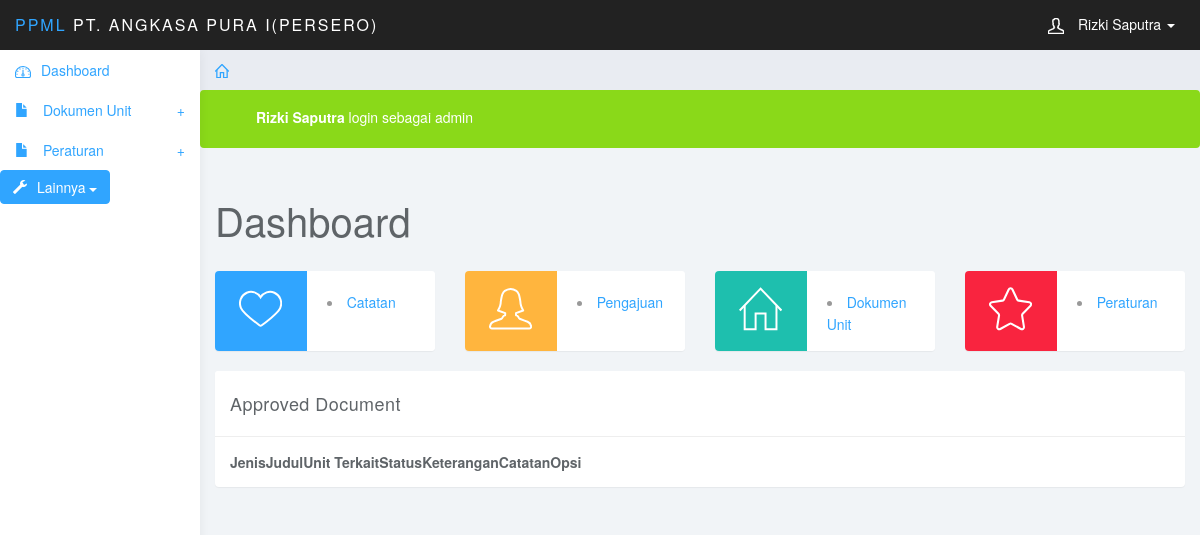
Before: /operator/dashbord.php?admin=33 (signed in) with the older database file.
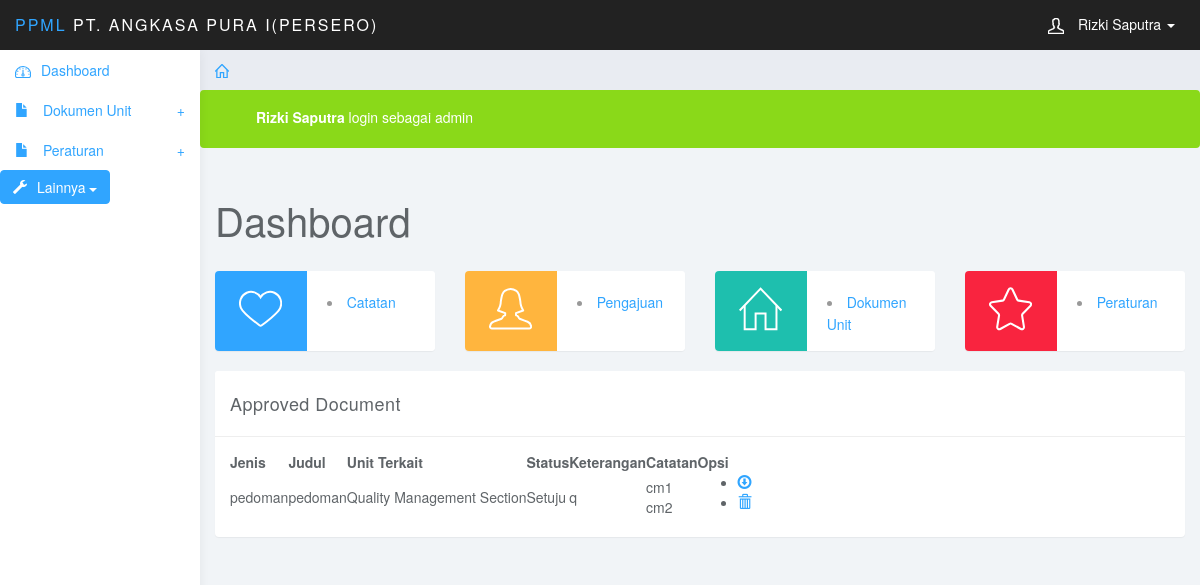
After: the same page with the newer database file.
### tables this page shows
CREATE TABLE `tb_dokumen_baru` (
  `id_dokumen` int(3) NOT NULL AUTO_INCREMENT,
  `kode` varchar(50) DEFAULT NULL,
  `nama_dokumen` varchar(50) DEFAULT NULL,
  `jenis_dokumen` int(10) DEFAULT NULL,
  `keterangan` varchar(255) DEFAULT NULL,
  `revisi` int(3) DEFAULT NULL,
  `file` varchar(255) DEFAULT NULL,
  `status` int(3) DEFAULT NULL,
  `catatan` varchar(255) DEFAULT NULL,
  `entry_date` datetime DEFAULT NULL,
  `id_admin` int(10) DEFAULT NULL,
  PRIMARY KEY (`id_dokumen`),
  KEY `id_admin` (`id_admin`),
  KEY `jenis_dokumen` (`jenis_dokumen`),
  KEY `id_keterangan` (`keterangan`),
  KEY `status` (`status`),
  KEY `revisi` (`revisi`),
  CONSTRAINT `tb_dokumen_baru_ibfk_5` FOREIGN KEY (`jenis_dokumen`) REFERENCES `tb_jenis_dokumen` (`id_jenis_dokumen`),
  CONSTRAINT `tb_dokumen_baru_ibfk_7` FOREIGN KEY (`status`) REFERENCES `status_dokumen` (`id_status_dokumen`),
  CONSTRAINT `tb_dokumen_baru_ibfk_8` FOREIGN KEY (`revisi`) REFERENCES `revisi` (`id_revisi`),
  CONSTRAINT `tb_dokumen_baru_ibfk_9` FOREIGN KEY (`id_admin`) REFERENCES `tb_admin` (`id_admin`)
);

CREATE TABLE `tb_jenis_dokumen` (
  `id_jenis_dokumen` int(10) NOT NULL AUTO_INCREMENT,
  `jenis_dokumen` varchar(50) NOT NULL,
  PRIMARY KEY (`id_jenis_dokumen`)
);

CREATE TABLE `unit` (
  `id_unit` int(3) NOT NULL AUTO_INCREMENT,
  `unit` varchar(100) DEFAULT NULL,
  PRIMARY KEY (`id_unit`)
);

CREATE TABLE `status_dokumen` (
  `id_status_dokumen` int(3) NOT NULL,
  `status_dokumen` varchar(50) DEFAULT NULL,
  PRIMARY KEY (`id_status_dokumen`)
);

### operator/dashbord.php (the view, shortened to what the changed rows need)
    <?php require_once('header.php') ?>
    <div class="col-sm-9 col-sm-offset-3 col-lg-10 col-lg-offset-2 main">
        <div class="row">
            <div class="col-lg-12">
                <h1 class="page-header">Dashboard</h1>
            </div>
        </div>
        <div class="row">
            <div class="col-lg-12">
                <div class="panel panel-default">
                    <div class="panel-body">
                        <table data-toggle="table"  data-show-refresh="true" data-show-toggle="true" data-show-columns="true" data-search="true" data-select-item-name="toolbar1" data-pagination="true" data-sort-name="name" data-sort-order="desc">
                            <thead>
                            <tr>
                                <th data-field="jenis_dokumen">Jenis</th>
                                <th data-field="nama_dokumen">Judul</th>
                                <th data-field="unit">Unit Terkait</th>
                                <th data-field="status_dokumen">Status</th>
                                <th data-field="keterangan">Keterangan</th>
                                <th data-field="catatan">Catatan</th>
                                <th colspan="1">Opsi</th>
                            </tr>
                            </thead>
                            <tbody>
                            <?php
                            $query = mysql_query("SELECT
                            tb_jenis_dokumen.jenis_dokumen,
                            tb_dokumen_baru.id_dokumen,
                            tb_dokumen_baru.nama_dokumen,
                            tb_dokumen_baru.catatan,
                            tb_dokumen_baru.keterangan,
                            tb_dokumen_baru.`file`,
                            status_dokumen.status_dokumen,
                            tb_dokumen_baru.entry_date,
                            unit.unit
                            FROM
                            tb_dokumen_baru
                            Inner Join tb_admin ON tb_dokumen_baru.id_admin = tb_admin.id_admin
                            Inner Join tb_jenis_dokumen ON tb_dokumen_baru.jenis_dokumen = tb_jenis_dokumen.id_jenis_dokumen
                            Inner Join status_dokumen ON tb_dokumen_baru.`status` = status_dokumen.id_status_dokumen
                            Inner Join unit ON tb_admin.unit = unit.id_unit
                            WHERE
                            status_dokumen.id_status_dokumen =  '2'
                            ");
                            while ($data = mysql_fetch_array($query)) {
                            ?>
                            <tr>
                                <td><?php echo $data['jenis_dokumen']; ?></td>
                                <td><?php echo $data['nama_dokumen']; ?></td>
                                <td><?php echo $data['unit']; ?></td>
                                <td><?php echo $data['status_dokumen']; ?></td>
                                <td><?php echo $data['keterangan']; ?></td>
                                <td><?php echo $data['catatan']; ?></td>
                                <td>
                                    <ul>
                                        <li>
                                            <?php
                                            echo "<a href='../uploads/".$data['file']."' class='glyphicon glyphicon-download'></a> ";
                                            ?>
                                        </li>
                                        <li>
                                            <a href="delete_document.php?id_dokumen=<?php echo $data['id_dokumen'];?>" onclick="return confirm('Yakin mau di hapus?');" class="glyphicon glyphicon-trash"></a>
                                        </li>
                                    </ul>
                                </td>
                            </tr>
                            <?php
                            }
                            ?>
                            </tbody>
                        </table>
                    </div>
                </div>
            </div>
        </div>
    </div>
</body>
</html>

Changed rows visible on the page:
added tb_dokumen_baru: jenis_dokumen.jenis_dokumen "pedoman", nama_dokumen "pedoman", unit.unit "Quality Management Section", status.status_dokumen "Setuju", keterangan "q", catatan "cm1 cm2"
